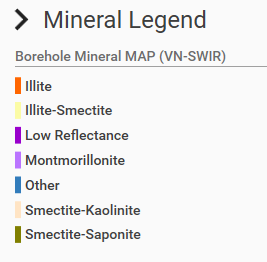
#> input picture data/cmm-111C-coremask-mineralmap/mineral-legend.png, 267 x 262 px
$ jupyter execute --allow-errors pMultispec.ipynb
#> lines starting #> are read from the running program, lines starting #| are printed output that depends on the picture; after the words box and inside, x2 and y2 are one past the last pixel; in counts of white or black regions, pixels touching at a corner belong together
# Prototype Hyperspectral Workflow

### Workflow
+ Helpers
+ Prepare Metadata
+ Colormap Lookup/Legend
+ Read Sample Map/Mask Images

Dependency: Minalyze environment

[cell 1]
import glob, os
import numpy as np
import pandas as pd
import matplotlib.pyplot as plt
from skimage.measure import label, regionprops
from PIL import Image

## Helpers

Prototype helper functions, which will be integrated into the framework.

#### Metadata

[cell 2]
def datastore_metadata( path_to_images ):
    """Prepare metadata on datastore"""
    image_map_files = []
    for file in os.listdir( path_to_images ):
        if file.endswith( ".png" ):
            image_map_files.append(file)
    df = pd.DataFrame(image_map_files, columns=["filename"])

    identifiers = parse_identifier( df )

    depths = parse_depths( df )

    image_metadata = pd.concat([df, identifiers, depths], axis=1)

    image_metadata = image_metadata\
        .sort_values(by="box-id")\
        .reset_index( drop=True )
    return image_metadata


def parse_identifier(df):
    """Parse identifier string in mineralmap and mask filenames"""
    identifiers = df["filename"]\
        .str.extract("CMM-(.*)@",expand=False)\
        .str.split("_", expand=True)\
        .astype("int")
    identifiers.columns = ["core-id", "box-id"]
    return identifiers


def parse_depths(df):
    """Parse depth string in mineralmap and mask filenames"""
    depths = df["filename"]\
        .str.extract("@(.*).png",expand=False)\
        .str.split("_", expand=True)\
        .astype("float")
    depths.columns = ["depth-start", "depth-end"]
    return depths

#### Datastore I/O

[cell 3]
def read_datastore( path_to_images, mode="sample"):
    """Read images into an ndarray array"""

    image_metadata = datastore_metadata( path_to_images )

    if mode == "sample":
        n = 5
    elif mode == "all":
        n = image_metadata.shape[0]
    else:
        raise Exception("Unknown mode selection. Select sample or all.")

    images = [None] * n
    for i in range(0,n):
        images[i] = np.array(
            Image.open( os.path.join(path_to_images,  image_metadata["filename"][i]) )
            )
    return images

# [5 lines left out: function qc_maskdata, not called in this run]

#### Plotting

[cell 4]
def plot_core_box( images ):
    """Preview image array"""
    n = len(images)

    # truncate
    if n>5:
        n=5
        images = images[:5]

    fig, ax  = plt.subplots(1,n, figsize=(18,12))
    for item,image in zip(ax,images):
        item.imshow(image, interpolation="none")


# [62 lines left out: functions plot_core_column, plot_box_curves, plot_box_composition, plot_box_image_and_composition, not called in this run]

#### Algorithm Development

[cell 5]
def mask_image( image, preview=True ):
    """Mask background pixels of minalyze map image"""
    mask = np.all(image == (0,0,0), axis=-1)
    image_masked = np.copy( image )
    image_masked[mask,:]= [255, 255, 255]

    if preview:
        fig, ax  = plt.subplots(1,1, figsize=(8,8))
        ax.imshow(image_masked, interpolation="none");
    return image_masked


# [57 lines left out: functions identify_box, segment_box, get_compartment_count, get_core_compartments, compartment_to_column, not called in this run]

[cell 6]
# [99 lines left out: functions get_core_pixel_counts, get_mineral_pixel_counts, get_mineral_pixel_prc, tensor_to_matrix, get_mineral_count, get_pixel_depth and 4 more, not called in this run]

## Prepare Metadata

Organize and prepare mineral-map and core-mask metadata. These metadata contain an inventory of images and associated attributes such as the box-id, start-depth, and end-depth.

Mineral map preparation

[cell 7]
path_to_data    = "../../data/cmm-111C-coremask-mineralmap/"

[cell 8]
path_to_mineral = os.path.join(path_to_data, "borehole-mineral-map")

mineralmap_metadata = datastore_metadata( path_to_mineral )
mineralmap_metadata.head()

[cell 9]
mineralmap_metadata.info()

Core mask metadata preparation

[cell 10]
path_to_mask = os.path.join(path_to_data, "core-mask")

#> (the rest of this cell did not finish here and is left out)

#> (a cell that did not finish here is left out)

## Colormap Lookup/Legend

Read the legend file and extract the colormap corresponding to each mineral in the data.

[cell 12]
legend = np.array(
    Image.open( os.path.join(path_to_data, "mineral-legend.png") )
    )
#> legend is the input picture: shape (262, 267, 4); mean R, G, B, A 239, 238.5, 238.6, 255

fig, ax  = plt.subplots(1,1, figsize=(18,12))
ax.imshow(legend)

points_to_sample =np.array([
    [17,86],
    [17, 112],
    [17,136],
    [17,158],
    [17,184],
    [17,209],
    [17,235],
    ])
ax.scatter(points_to_sample[:,0], points_to_sample[:,1],
    marker="o",
    color="black");
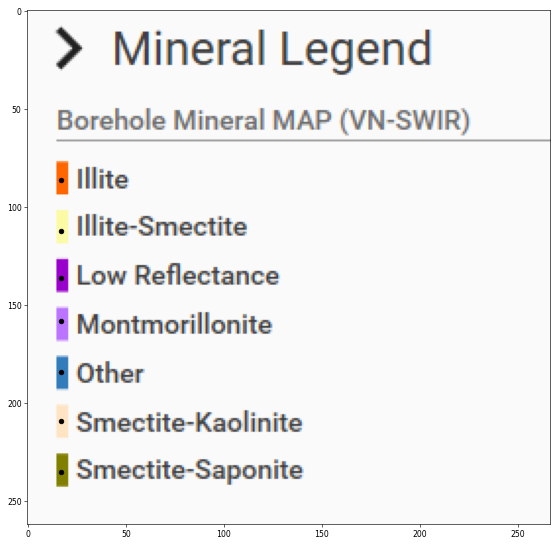
#> figure drawn by matplotlib, 1 panel

Create dictionary of mineral keys and colormap values.

[cell 13]
mineral_keys = [
    "illite",
    "illite-smectite",
    "low-reflectance",
    "montmorillonite",
    "other",
    "smectite-kaolinite",
    "smectite-saponite",
]

pixel_values = []
pixel_values_scaled = []
for row in points_to_sample:
    value = legend[row[1],row[0]][:3]
    pixel_values.append( tuple(value) )
    pixel_values_scaled.append( tuple(value/255) )
#> this loop made 7 passes
#> value on passes 1 to 7: [255, 102, 0], [251, 251, 165], [153, 0, 204], [186, 116, 255], [50, 124, 187], [255, 228, 196], [128, 127, 0]
#> after the loop, pixel_values = [(255, 102, 0), (251, 251, 165), (153, 0, 204), (186, 116, 255), (50, 124, 187), (255, 228, 196), (128, 127, 0)]; pixel_values_scaled = [(1, 0.4, 0), (0.984, 0.984, 0.647), (0.6, 0, 0.8), (0.729, 0.455, 1), (0.196, 0.486, 0.733), (1, 0.894, 0.769), (0.502, 0.498, 0)]
pixel_values

mineral_categories = dict( zip(mineral_keys, pixel_values) )
#> mineral_categories = {'illite': (255, 102, 0), 'illite-smectite': (251, 251, 165), 'low-reflectance': (153, 0, 204), 'montmorillonite': (186, 116, 255), 'other': (50, 124, 187), 'smectite-kaolinite': (255, 228, 196), 'smectite-saponite': (128, 127, 0)}
n_mineral_categories = len(mineral_categories)
#> n_mineral_categories = 7
mineral_categories
#> Out has the same summary as mineral_categories

## Read Sample Map/Mask Images

[cell 14]
images = read_datastore( path_to_mineral, mode="all" )
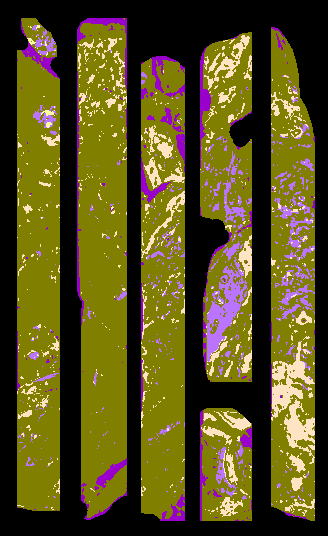
#> input picture data/cmm-111C-coremask-mineralmap/borehole-mineral-map/Borehole_Mineral_MAP__VN-SWIR__CMM-111_102@898.5_906.5.png, 328 x 536 px
#> images = 4 items
len(images)
#> Out = 4

Image pixel may be different for each image.

[cell 15]
#for image in images:
#    print(image.shape)

[cell 16]
plot_core_box( images )
#> the loop in plot_core_box, `for item,image in zip(ax,images):` made 4 passes
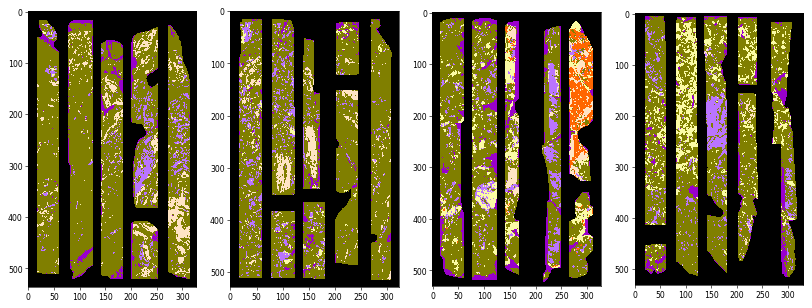
#> figure drawn by matplotlib, 4 panels

Read core mask images

#> (a cell that did not finish here is left out)

len(cmasks)

#> (a cell that did not finish here is left out)

#> (a cell that did not finish here is left out)

## Algorithm Development

Prototype on single image and mask.

[cell 20]
iD = 1
proto = images[iD]
#> (the rest of this cell did not finish here and is left out)

[cell 21]
proto_masked = mask_image( proto )
#> in mask_image, `mask = np.all(image == (0,0,0), axis=-1)`:
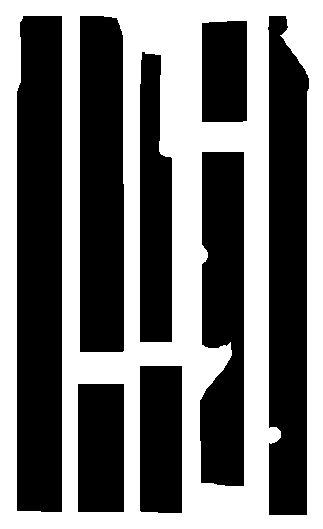
#> mask: shape (529, 323) bool; 46.1% white; 1 white region, box (x1, y1, x2, y2) and area: (0, 0, 323, 529) 78767
#> in mask_image, `image_masked[mask,:]= [255, 255, 255]`:
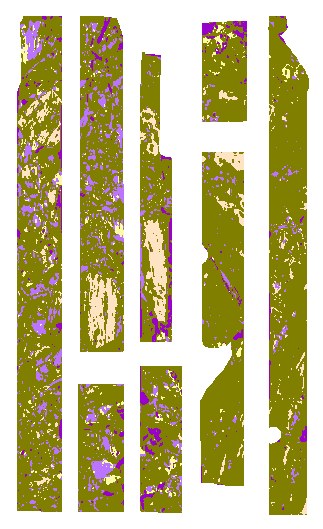
#> image_masked: shape (529, 323, 3); mean R, G, B 195.7, 188.1, 142.2
